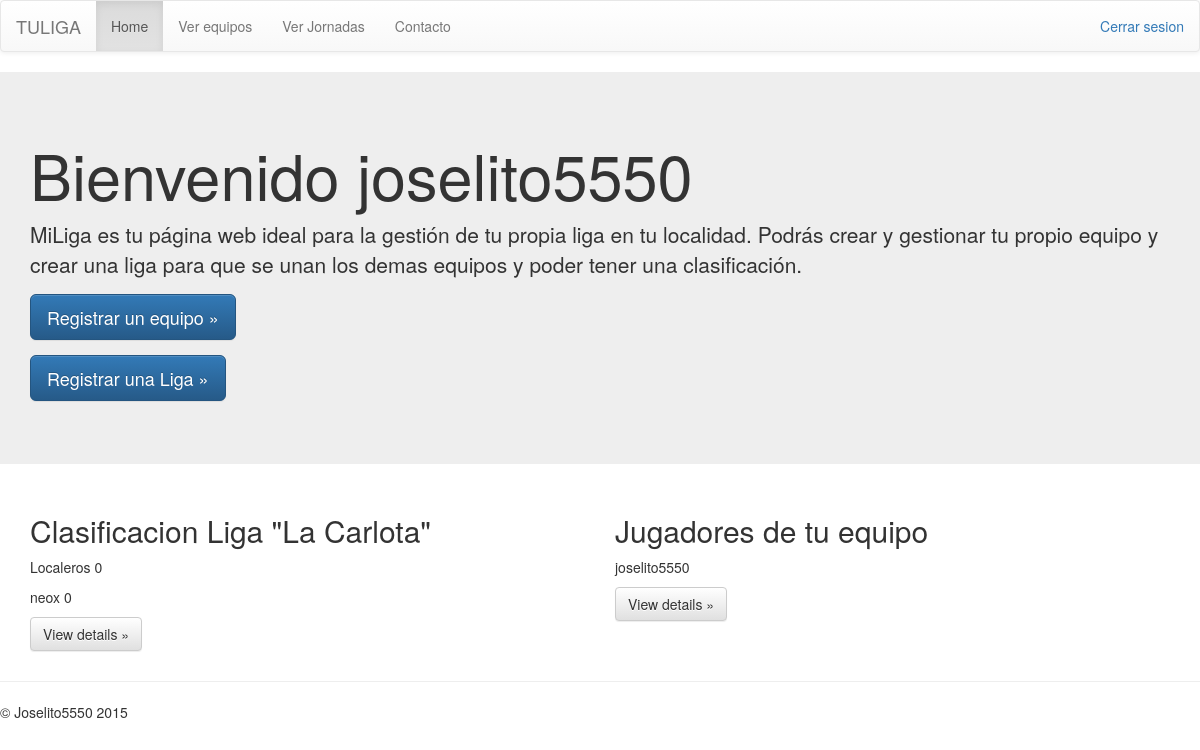
Page / (signed in) on the earlier database version.
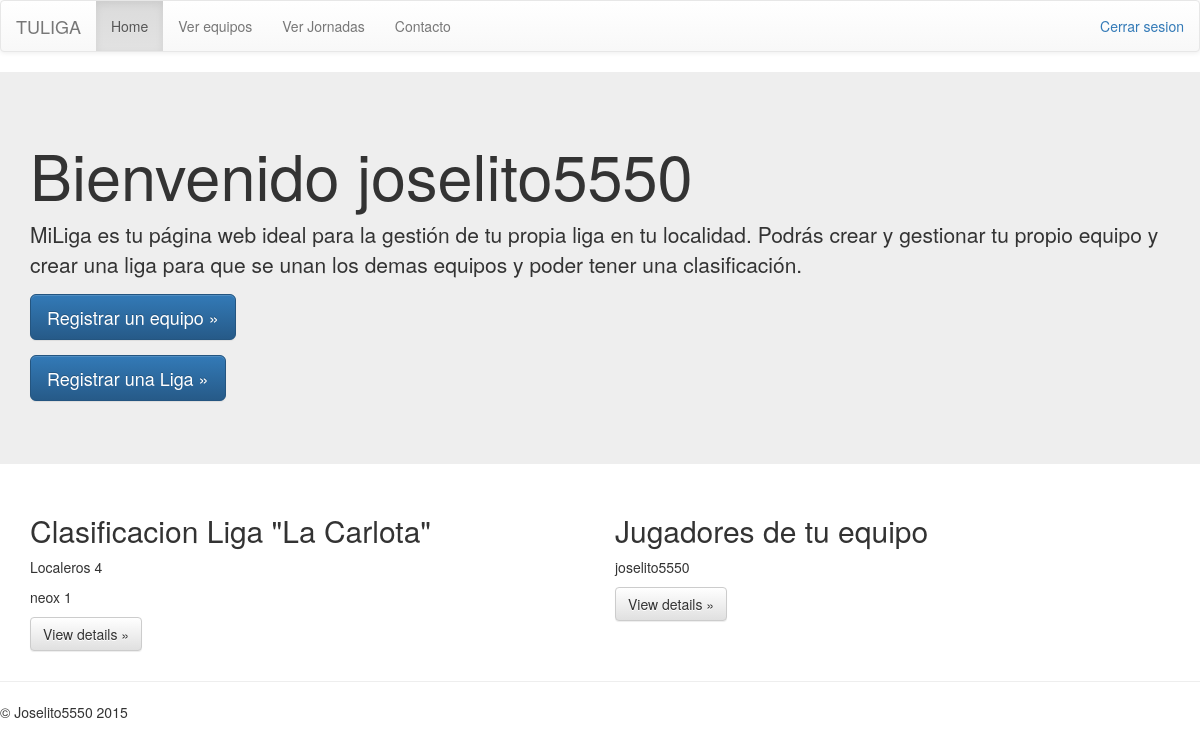
Same page on the later database version.
### jugador_equipo/models.py (models this page shows, shortened)
class Equipo(models.Model):
    nombre = models.CharField(unique=True, max_length=20)
    ciudad = models.CharField(max_length=30)
    anio_creacion = models.IntegerField(default=0)
    descripcion = models.CharField(max_length=400, null=True)
    nombre_del_entrenador = models.CharField(max_length=20)
    puntos = models.IntegerField(default=0)
    administrador = models.OneToOneField(User)
    Liga = models.ForeignKey(Liga, null=True, blank=True)
    contrasena = models.CharField(max_length=20, null=False, default="")
    class Meta:
        ordering = ['nombre']

### jugador_equipo/views.py (the view)
# urls.py: url(r'^$', views.index),
def index(request):
    context['todos_equipos'] = Equipo.objects.all()
    if request.user.is_authenticated():
        context['usuario'] = Perfiles.objects.get(usuario=request.user)
        if context['usuario'].equipo:
            context['equipos'] = Equipo.objects.filter(
                Liga=context['usuario'].equipo.Liga)
            context['tiene_equipo'] = True
            context['jugadores'] = Perfiles.objects.filter(
                    equipo=context['usuario'].equipo)
            if request.user == context['usuario'].equipo.administrador:
                context['administrador_equipo'] = True
            else:
                context['administrador_equipo'] = False
                print context['administrador_equipo']
            if context['usuario'].equipo.Liga:
                if request.user == context['usuario'].equipo.Liga.administrador:
                    context['es_administrador_liga'] = True
                else:
                    context['es_administrador_liga'] = False
        else:
            context['equipo'] = "nada"
            context['tiene_equipo'] = False
            context['administrador_equipo'] = False
            context['es_administrador_liga'] = False
    return render(request, 'principal.html', {'context': context})

### equipo_jornada/templates/principal.html (shortened to what this page needs)
<!DOCTYPE html>
<html lang="en">
<head>
      <link rel="stylesheet" href="https://maxcdn.bootstrapcdn.com/bootstrap/3.3.5/css/bootstrap.min.css">
      <link rel="stylesheet" href="https://maxcdn.bootstrapcdn.com/bootstrap/3.3.5/css/bootstrap-theme.min.css">
</head>
<body>
      <nav class="navbar navbar-default">
            <div class="container-fluid">
                  <div class="navbar-header">
                        <a class="navbar-brand" href="/">TULIGA</a>
                  </div>
                  <div id="navbar" class="navbar-collapse collapse">
                        {% if user.is_authenticated %}
                        <p class="navbar-text navbar-right"><a href="/cerrar">Cerrar sesion</a></p>
                        <ul class="nav navbar-nav">
                              <li class="active"><a href="#">Home</a></li>
                              <li><a href="/ver_equipos">Ver equipos</a></li>
                              <li><a href="/ver_jornadas">Ver Jornadas</a></li>
                              <li><a href="#">Contacto</a></li>
                        </ul>
                        {% else %}
                        <div class="navbar-right">
                              <button type="button" class="btn btn-primary" href="/inicio_sesion" name="button"><a href="/inicio_sesion">Iniciar Sesion</a></button>
                        </div>
                        {% endif %}
                  </div>
            </div>
      </nav>
      <div class="jumbotron">
            <div class="container">
                  <h1>Bienvenido {{user.username}}</h1>
                  <p>MiLiga es tu página web ideal para la gestión de tu propia liga en tu localidad. Podrás crear y gestionar tu propio equipo y crear una liga para que se unan los demas equipos y poder tener una clasificación.</p>
                  {% if user.is_authenticated%}
                  <p><a class="btn btn-primary btn-lg" href="/registrar_equipo" role="button">Registrar un equipo &raquo;</a></p>
                  <p><a class="btn btn-primary btn-lg" href="/registrar_liga" role="button">Registrar una Liga &raquo;</a></p>
                  {%endif%}
            </div>
      </div>
      <div class="container">
            {% if user.is_authenticated %} {% if context.tiene_equipo%}
            <div class="row">
                  <div class="col-md-6">
                        <h2>Clasificacion Liga "{{context.usuario.equipo.Liga.nombre}}"</h2>
                        {%for equipo_aux in context.equipos%}
                        <p>{{equipo_aux.nombre}} {{equipo_aux.puntos}}</p>
                        {%endfor%}
                        <p><a class="btn btn-default" href="#" role="button">View details &raquo;</a></p>
                  </div>
                  {%endif%} {%if context.administrador_equipo%}
                  <div class="col-md-6">
                        <h2>Jugadores de tu equipo</h2>
                        {% for jugador in context.jugadores%}
                        <p>{{jugador.usuario.username}}</p>
                        {%endfor%}
                        <p><a class="btn btn-default" href="#" role="button">View details &raquo;</a></p>
                  </div>
            </div>
            {% endif %} {% endif %}
      </div>
      <hr>
      <footer>
            <p>&copy; Joselito5550 2015</p>
      </footer>
</body>
</html>

Differences in the rows shown:
changed Equipo "Localeros": puntos "0" → "4"
changed Equipo "neox": puntos "0" → "1"
